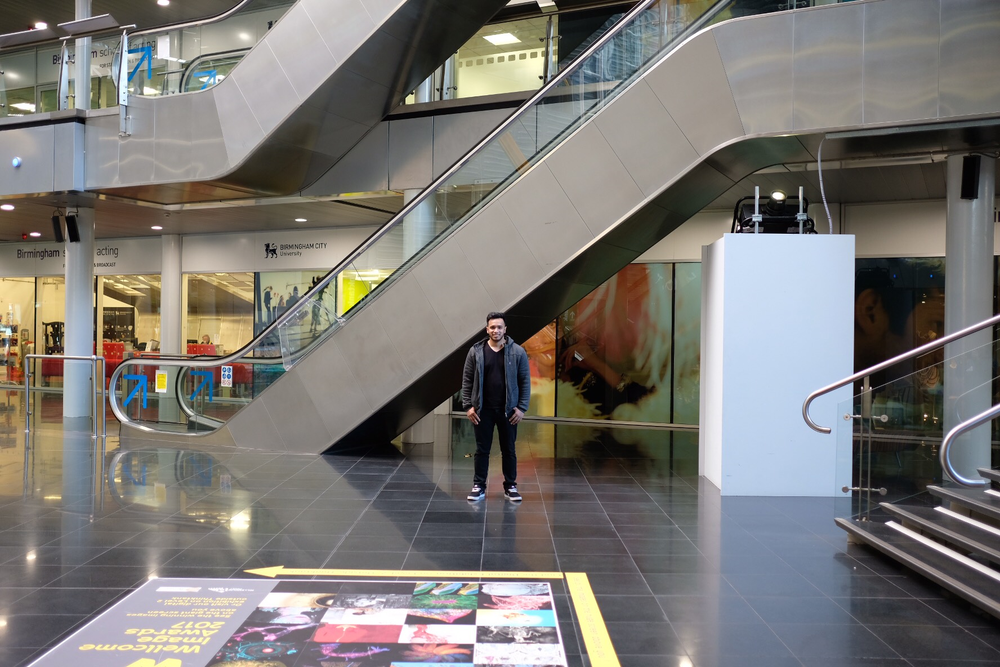
#> input picture dproj/OpenCV/python-XploR/Photos-XploR/indoor/sub1_10_indoor.png, 1000 x 667 px, shrunk from 1776 x 1184 before the run, found by its file name
$ python faceDetectPhoto.py
#> lines starting #> are read from the running program, lines starting #| are printed output that depends on the picture; after the words box and inside, x2 and y2 are one past the last pixel; in counts of white or black regions, pixels touching at a corner belong together
# faceDetectPhoto.py
#Author: Waheed Rafiq
#Research Student Birmingham City University
#Date: 18/03/2017
#Description : Detect Face in a image meansure with distance[manually]
# Should you wish to use this code for education purpose
# in your assignment or dessertation
# please use the correct citation and give credit to the Author / University

#Import library required for Capture face.
import numpy as np
import cv2
from matplotlib import pyplot as plt

face_cascade = cv2.CascadeClassifier('haarcascade_frontalface_default.xml')

#read image path
img = cv2.imread('Photos-XploR/indoor/Sub1_10_indoor.png')
#> img is the input picture: shape (667, 1000, 3); mean B, G, R 115.6, 119.3, 122.1

gray = cv2.cvtColor(img, cv2.COLOR_BGR2GRAY)
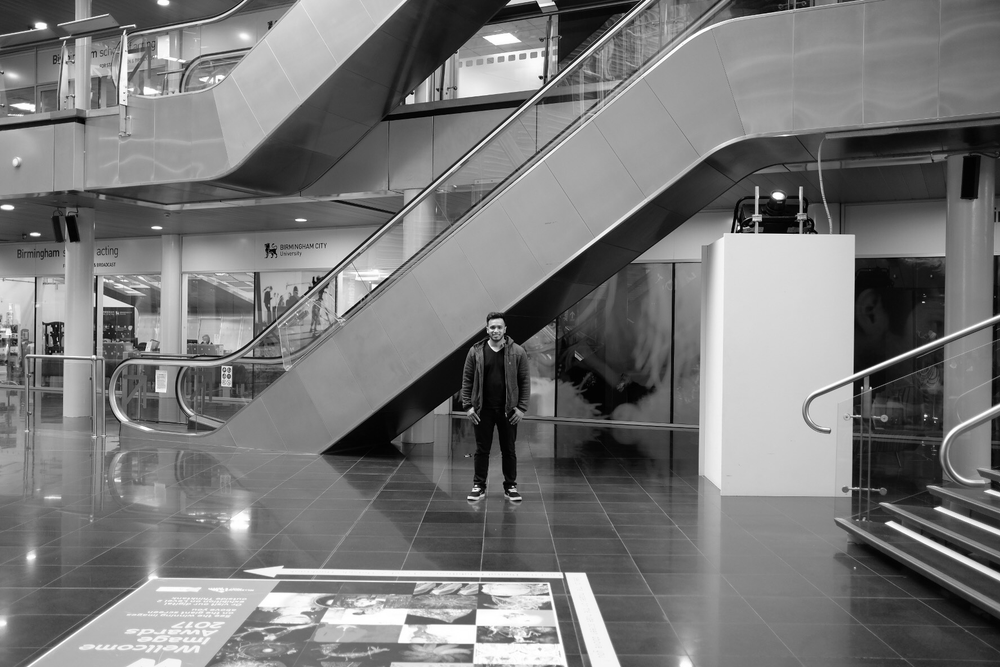
#> gray: shape (667, 1000); min 0, max 255, mean 119.7

faces = face_cascade.detectMultiScale(gray, 1.3, 5)
#> faces = ()


for (x,y,w,h) in faces:
    cv2.rectangle(img,(x,y),(x+w,y+h),(255,0,0),2)
    roi_gray = gray[y:y+h, x:x+w]
    roi_color = img[y:y+h, x:x+w]
#> this loop made 0 passes

# out put the  rectangle drawn on the image
cv2.namedWindow('Birmingham City University : RD By Waheed Rafiq ',cv2.WINDOW_NORMAL)
cv2.imshow('Birmingham City University : RD By Waheed Rafiq ',img)

cv2.waitKey(0)
cv2.destroyAllWindows()

$ run again, with dproj/OpenCV/python-XploR/Photos-XploR/indoor/Sub1_1_indoor.png copied over dproj/OpenCV/python-XploR/Photos-XploR/indoor/sub1_10_indoor.png
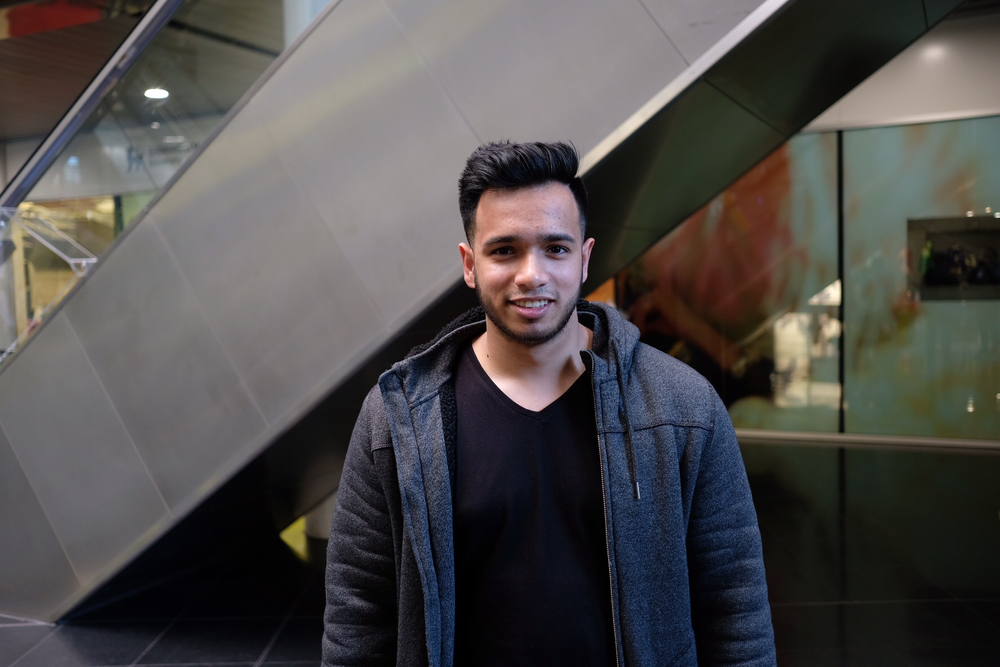
#> input picture dproj/OpenCV/python-XploR/Photos-XploR/indoor/Sub1_1_indoor.png, 1000 x 667 px, shrunk from 1776 x 1184 before the run, found by its file name
#> img is the input picture: shape (667, 1000, 3); mean B, G, R 74.8, 75.7, 78.5
#> `gray = cv2.cvtColor(img, cv2.COLOR_BGR2GRAY)`:
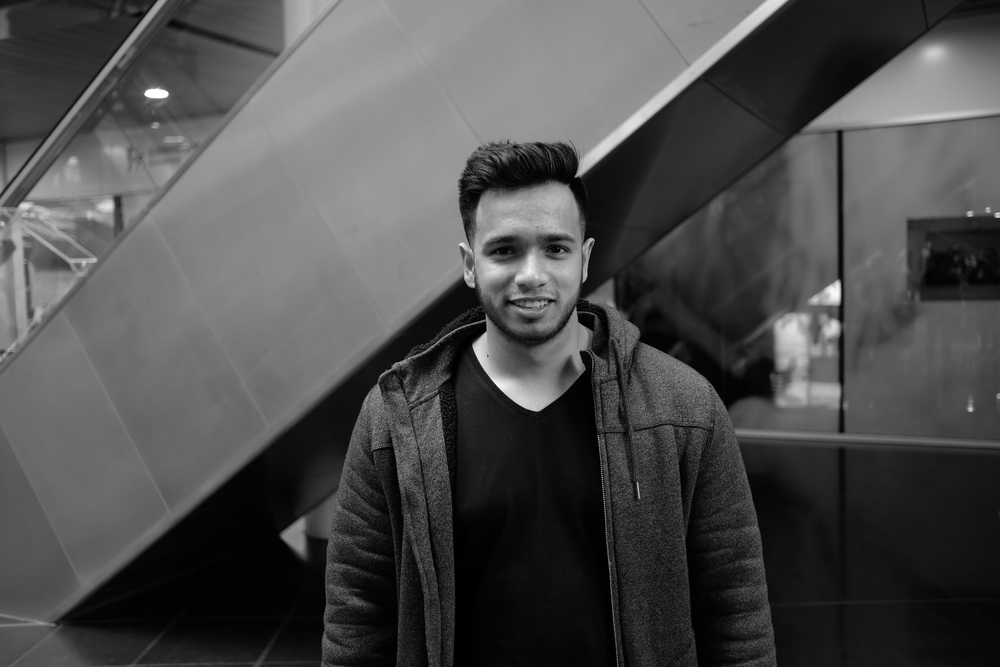
#> gray: shape (667, 1000); min 0, max 255, mean 76.5
#> faces = [[458, 194, 143, 143]]
#> the loop `for (x,y,w,h) in faces:` made 1 pass
#> after the loop `for (x,y,w,h) in faces:`:
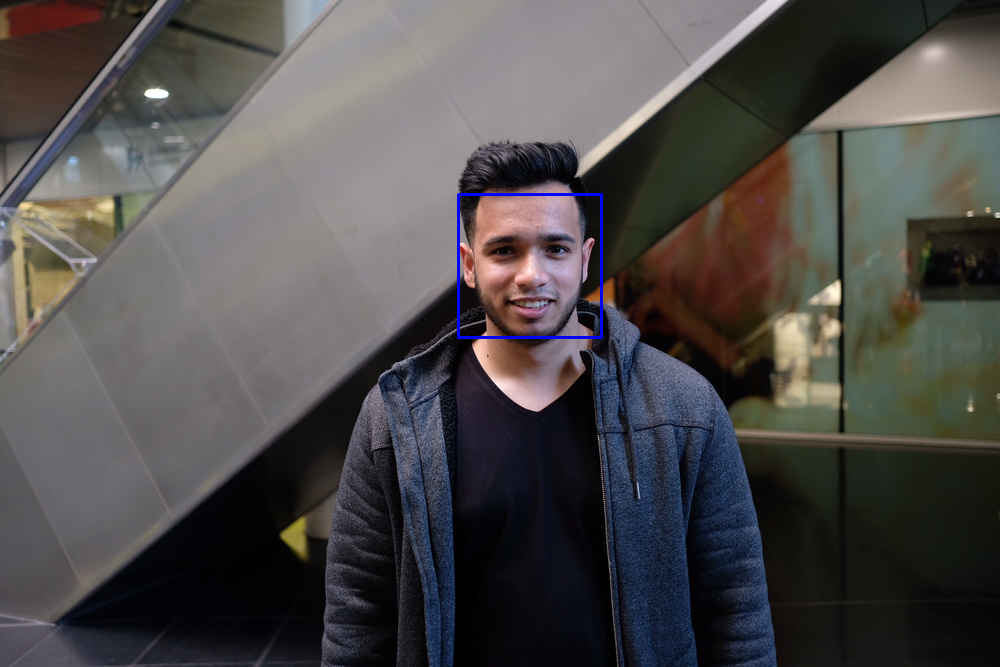
#> img: shape (667, 1000, 3); 0.26% of pixels changed, all inside (x1, y1, x2, y2) = (457, 193, 603, 339)

$ run again, with dproj/OpenCV/python-XploR/Photos-XploR/indoor/Sub1_5_indoor.png copied over dproj/OpenCV/python-XploR/Photos-XploR/indoor/sub1_10_indoor.png
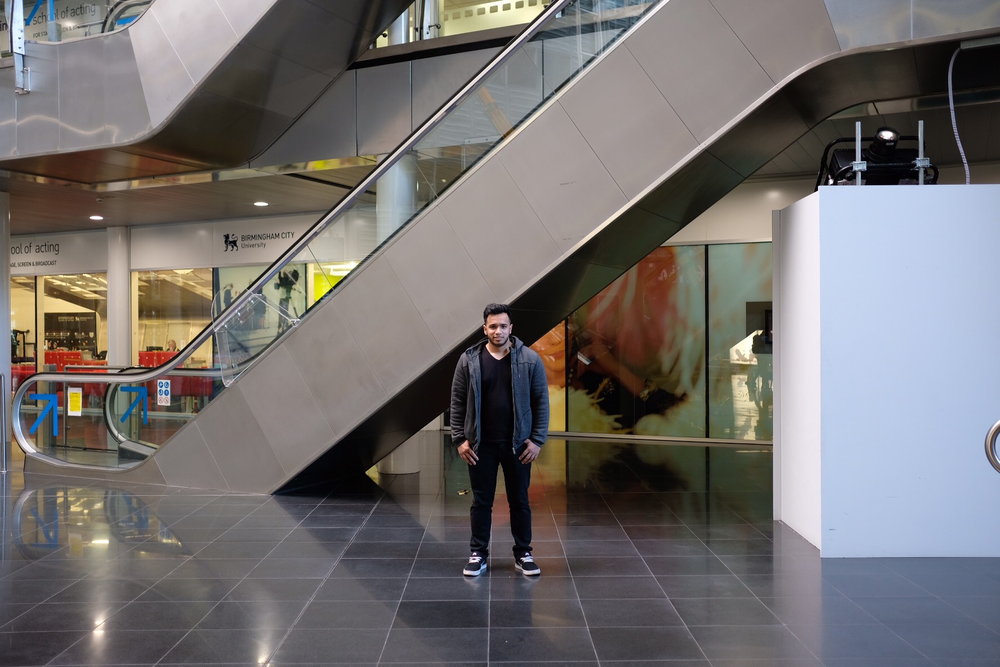
#> input picture dproj/OpenCV/python-XploR/Photos-XploR/indoor/Sub1_5_indoor.png, 1000 x 667 px, shrunk from 1776 x 1184 before the run, found by its file name
#> img is the input picture: shape (667, 1000, 3); mean B, G, R 110.7, 111.2, 114.8
#> `gray = cv2.cvtColor(img, cv2.COLOR_BGR2GRAY)`:
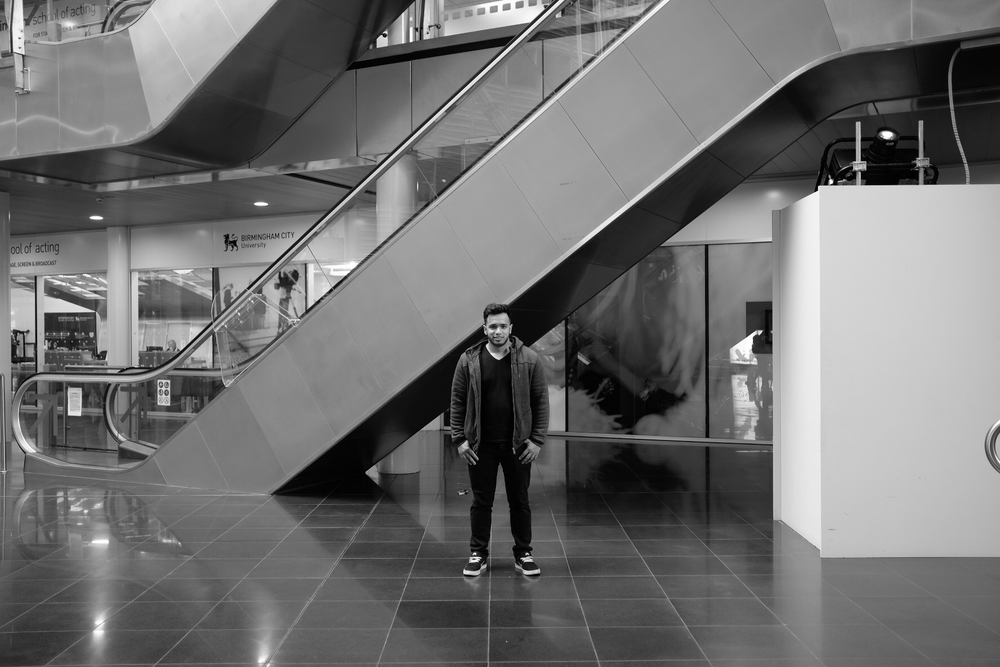
#> gray: shape (667, 1000); min 0, max 255, mean 112.2
#> faces = ()
